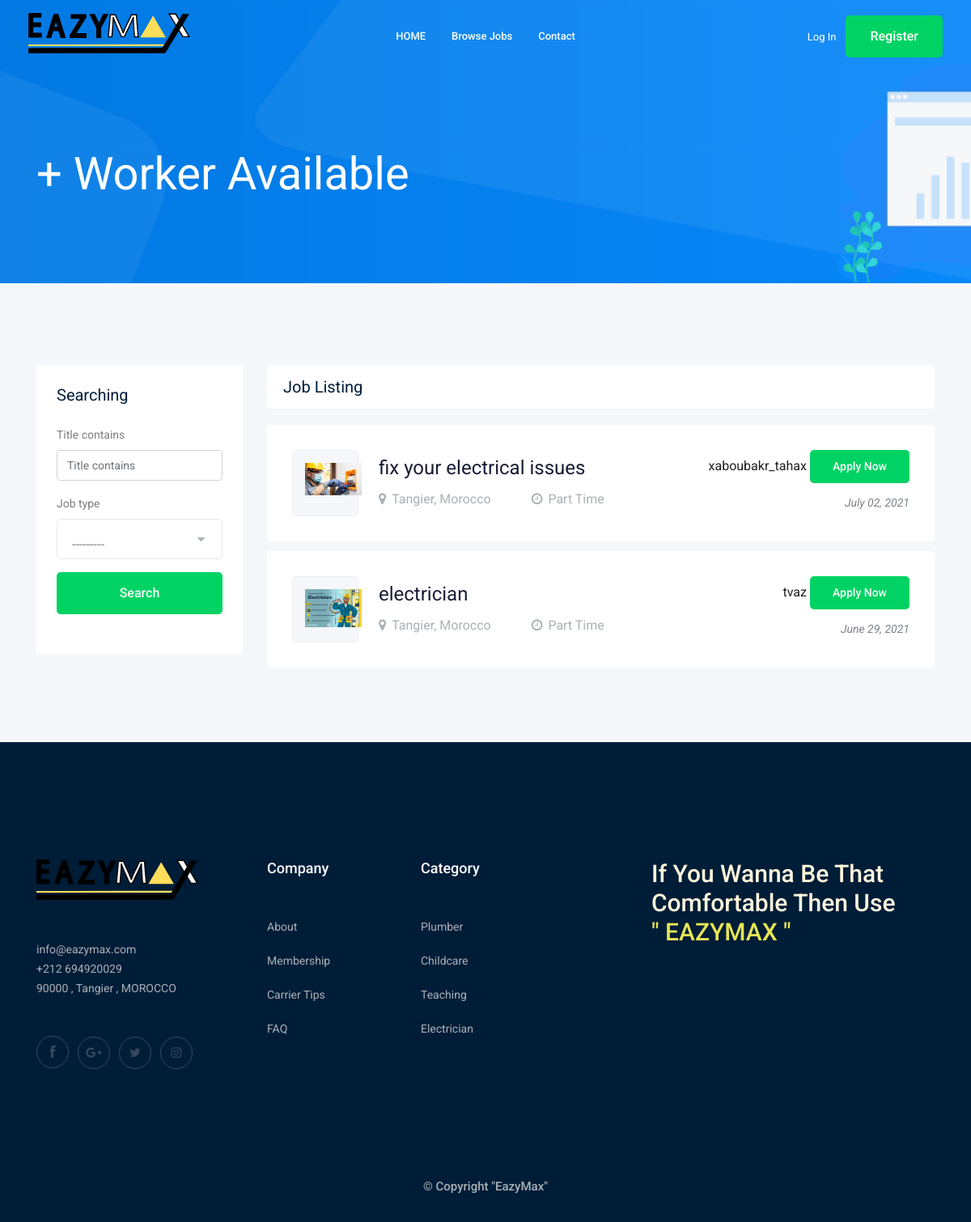
Screenshot of /electrician/ with the database file from the repository.
### jobs/models.py (models this page shows, shortened)
class Job(models.Model):
    JOB_TYPE = (
        ('Full Time','Full Time'),
        ('Part Time','Part Time')
    )
    title = models.CharField(max_length=250)
    poster = models.ForeignKey(User,related_name='job_poster',on_delete=models.CASCADE)
    description = models.TextField(max_length=2000,blank=True,null=True)
    job_type = models.CharField(max_length=100,choices=JOB_TYPE,null=True,blank=True)
    date_posted = models.DateTimeField(auto_now_add=True)
    featured = models.BooleanField(default=False)
    image = models.ImageField(upload_to=image_upload,default="jobs/default.jpg")
    category = models.ForeignKey(Category,on_delete=models.CASCADE)
    class Meta:
        ordering = ('-date_posted',)

### home/views.py (the view)
# urls.py: path('electrician/',electrician,name="electrician"),
def electrician(request):
    jobs = Job.objects.filter(category=2)
    filter = JobFilter2(request.GET,queryset=jobs)
    jobs = filter.qs
    paginator = Paginator(jobs,9)
    page_number = request.GET.get('page')
    page_obj = paginator.get_page(page_number)
    context = {
        'jobs' : page_obj,
        'filter' : filter
    }
    return render(request,'categories/plumber.html',context)

### home/templates/categories/plumber.html (shortened to what this page needs)
{% extends 'base.html' %}
{% load bootstrap4 %}
{% block content %}
    <div class="bradcam_area bradcam_bg_1">
        <div class="container">
            <div class="row">
                <div class="col-xl-12">
                    <div class="bradcam_text">
                        <h3>{{jobs.count}}+ Worker Available</h3>
                    </div>
                </div>
            </div>
        </div>
    </div>
    <div class="job_listing_area plus_padding">
        <div class="container">
            <div class="row">
                <div class="col-lg-3">
                    <div class="job_filter white-bg">
                        <div class="form_inner white-bg">
                            <h3>Searching</h3>
                            <form method="GET">
                                {% bootstrap_form filter.form %}
                                <button  class="boxed-btn3 w-100 mt-3" type="submit">Search</button>
                            </form>
                        </div>
                        <br>
                    </div>
                </div>
                <div class="col-lg-9">
                    <div class="recent_joblist_wrap">
                        <div class="recent_joblist white-bg ">
                            <div class="row align-items-center">
                                <div class="col-md-6">
                                    <h4>Job Listing</h4>
                                </div>
                            </div>
                        </div>
                    </div>
                    <div class="job_lists m-0">
                        <div class="row">
                            {% for job in jobs %}
                                <div class="col-lg-12 col-md-12">
                                    <div class="single_jobs white-bg d-flex justify-content-between">
                                        <div class="jobs_left d-flex align-items-center">
                                            <div class="thumb">
                                                <img style="width: 70px;" src="{{job.image.url}}"alt="">
                                            </div>
                                            <div class="jobs_conetent">
                                                <a href="{% url 'jobs:job_detail' job.id %}"><h4>{{job.title}}</h4></a>
                                                <div class="links_locat d-flex align-items-center">
                                                    <div class="location">
                                                        <p> <i class="fa fa-map-marker"></i>Tangier, Morocco</p>
                                                    </div>
                                                    <div class="location">
                                                        <p> <i class="fa fa-clock-o"></i>{{job.job_type}}</p>
                                                    </div>
                                                </div>
                                            </div>
                                        </div>
                                        <div class="jobs_right">
                                            <div class="apply_now">
                                                <a href="{% url 'accounts:profile' job.poster.id %}">{{job.poster}}</i> </a>
                                                <a href="{% url 'jobs:job_detail' job.id %}" class="boxed-btn3">Apply Now</a>
                                            </div>
                                            <div class="date">
                                                <p>{{job.date_posted|date:"F d, Y"}}</p>
                                            </div>
                                        </div>
                                    </div>
                                </div>
                            {% endfor %}
                        </div>
                    </div>
                </div>
            </div>
        </div>
    </div>
{% endblock %}

### rows the page displays
Job: image (picture), title "fix your electrical issues", job_type "Part Time", poster "xaboubakr_tahax", date_posted "July 02, 2021"
Job: image (picture), title "electrician", job_type "Part Time", poster "tvaz", date_posted "June 29, 2021"
